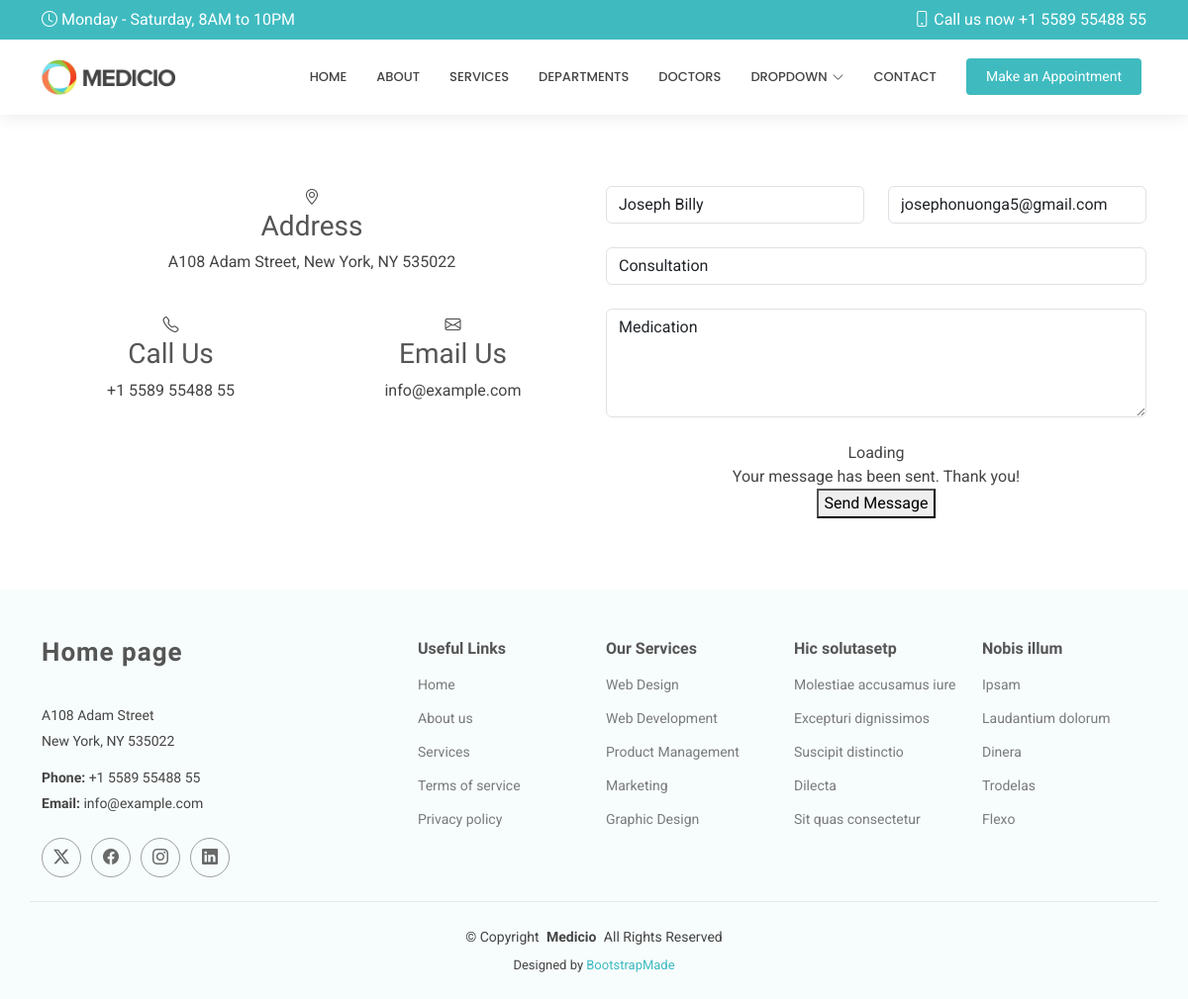
The page /editcont/1 on the database its author committed.
### HospitalApp/models.py (models this page shows, shortened)
class Contact(models.Model):
    name = models.CharField(max_length=50)
    email = models.EmailField()
    subject = models.CharField(max_length=50)
    message = models.TextField()

### HospitalApp/views.py (the view)
# urls.py: path('editcont/<int:id>', views.editcont, name= 'edit-contact-details'),
def editcont(request, id):
    contact = get_object_or_404(Contact, id=id)
    if request.method == "POST":
        contact.name = request.POST.get('name')
        contact.email = request.POST.get('email')
        contact.subject = request.POST.get('subject')
        contact.message = request.POST.get('message')
        contact.save()
        return redirect('/show-contacts')
    else:
        return render(request, 'editcontacts.html', {'contact': contact})

### Templates/editcontacts.html (shortened to what this page needs)
{% extends 'starter-page.html' %}
{% load static %}
{% block content %}
    <br><br><br>
    <div class="container" data-aos="fade-up" data-aos-delay="100">
        <div class="row gy-4">
          <div class="col-lg-6 ">
            <div class="row gy-4">
              <div class="col-lg-12">
                <div class="info-item d-flex flex-column justify-content-center align-items-center" data-aos="fade-up" data-aos-delay="200">
                  <i class="bi bi-geo-alt"></i>
                  <h3>Address</h3>
                  <p>A108 Adam Street, New York, NY 535022</p>
                </div>
              </div>
              <div class="col-md-6">
                <div class="info-item d-flex flex-column justify-content-center align-items-center" data-aos="fade-up" data-aos-delay="300">
                  <i class="bi bi-telephone"></i>
                  <h3>Call Us</h3>
                  <p>+1 5589 55488 55</p>
                </div>
              </div>
              <div class="col-md-6">
                <div class="info-item d-flex flex-column justify-content-center align-items-center" data-aos="fade-up" data-aos-delay="400">
                  <i class="bi bi-envelope"></i>
                  <h3>Email Us</h3>
                  <p>info@example.com</p>
                </div>
              </div>
            </div>
          </div>
          <div class="col-lg-6">
            <form method="post">
              <div class="row gy-4">
                <div class="col-md-6">
                  <input type="text" name="name" class="form-control" placeholder="Your Name" required="" value="{{ contact.name }}">
                </div>
                <div class="col-md-6 ">
                  <input type="email" class="form-control" name="email" placeholder="Your Email" required="" value="{{ contact.email }}">
                </div>
                <div class="col-md-12">
                  <input type="text" class="form-control" name="subject" placeholder="Subject" required="" value="{{ contact.subject }}">
                </div>
                <div class="col-md-12">
                  <textarea class="form-control" name="message" rows="4" placeholder="Message" required="">{{ contact.message }}</textarea>
                </div>
                <div class="col-md-12 text-center">
                  <div class="loading">Loading</div>
                  <div class="sent-message">Your message has been sent. Thank you!</div>
                  <button type="submit">Send Message</button>
                </div>
              </div>
            </form>
          </div>
        </div>
      </div>
    <br><br><br>
{% endblock %}

### static/assets/css/main.css (style rules this page uses)
:root { --default-font: "Roboto", system-ui, -apple-system, "Segoe UI", Roboto, "Helvetica Neue", Arial, "Noto Sans", "Liberation Sans", sans-serif, "Apple Color Emoji", "Segoe UI Emoji", "Segoe UI Symbol", "Noto Color Emoji"; --heading-font: "Raleway", sans-serif; --nav-font: "Poppins", sans-serif; }
:root { --background-color: #ffffff; --default-color: #444444; --heading-color: #555555; --accent-color: #3fbbc0; --surface-color: #ffffff; --contrast-color: #ffffff; }
:root { --nav-color: #444444; --nav-hover-color: #3fbbc0; --nav-mobile-background-color: #ffffff; --nav-dropdown-background-color: #ffffff; --nav-dropdown-color: #444444; --nav-dropdown-hover-color: #3fbbc0; }
:root { scroll-behavior: smooth; }
body { color: var(--default-color); background-color: var(--background-color); font-family: var(--default-font); }
h1, h2, h3, h4, h5, h6 { color: var(--heading-color); font-family: var(--heading-font); }

### rows shown on the page
Contact: name "Joseph Billy", email "josephonuonga5@gmail.com", subject "Consultation", message "Medication"
